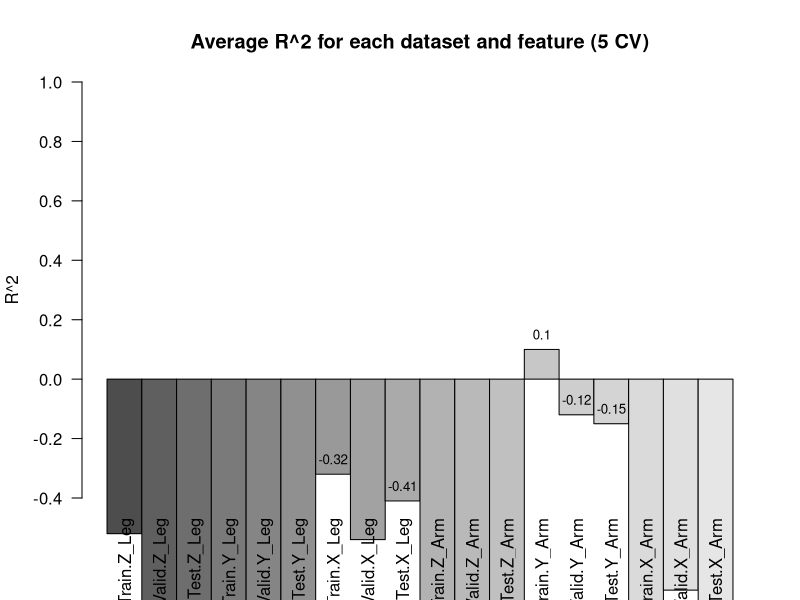

This figure's R source:
# Biomec ours Processing

raw <- read.delim('results/mae.txt', header=FALSE)
feat_order <- c('Z_Leg', 'Y_Leg', 'X_Leg', 'Z_Arm', 'Y_Arm', 'X_Arm')

extract_data <- function(a, i){
     # From array of strings to row of dataframe
     
     # Desired df:
     #    Train    Valid    Test
     # F1
     # F2
     # F3
     
     df <- data.frame(matrix(nrow=6,ncol=3))
     
     row.names(df) <- feat_order
     
     for (n_feat in 1:length(a)){
          df[feat_order[n_feat],] <- as.numeric(strsplit(gsub('\\]| ', '', strsplit(a[n_feat], split = '\\[')[[1]][2]), ',')[[1]])
     }
     df <- cbind(df, i)
     
     colnames(df) <- c('Train', 'Valid', 'Test', 'ID')
     
     df <- cbind('Feat' = rownames(df), df)
     rownames(df) <- 1:nrow(df)
     
     df <- reshape(df, direction = "wide", idvar="ID", timevar="Feat")
     df <- df[, -1]
     df
}

df_pross <- data.frame(matrix(nrow=0, ncol=0))

for (n_comb in 1:(nrow(raw)/7)){
     # Array of n_feats (6) strings
     a_temp <- raw[((n_comb-1)*7+2):((n_comb)*7),]
     
     # Extract info and put it on a df
     df_temp <- extract_data(a_temp, n_comb)
     df_pross <- rbind(df_pross, df_temp)
}


#bp = barplot(apply(df_pross, 1, sum), names.arg=1:24, legend.text = TRUE,
#             ylim = c(0, 10), las = 2, ylab = 'Sum of R^2 for each feature',
#             xlab = 'Iteration number',
#             main = 'Sum of R^2 on each iteration number for each feature')
#text(bp, apply(df_pross, 1, sum), labels = apply(df_pross, 1, sum), pos=3, cex = 0.8)

great_ids <- c(1, 2, 3, 12, 17)
better_ids <- c(21, 19, 23, 22, 7)

df_filt <- df_pross

df_mean <- round(apply(df_filt, 2, mean), 2)
bp = barplot(as.matrix(df_mean), beside=TRUE, names.arg = names(df_mean), 
             las = 2, ylab = 'R^2', angle = 45, ylim = c(-0.4, 1),
             main = 'Average R^2 for each dataset and feature (5 CV)')
text(bp, df_mean, labels = df_mean, pos=3, cex = 0.8)
